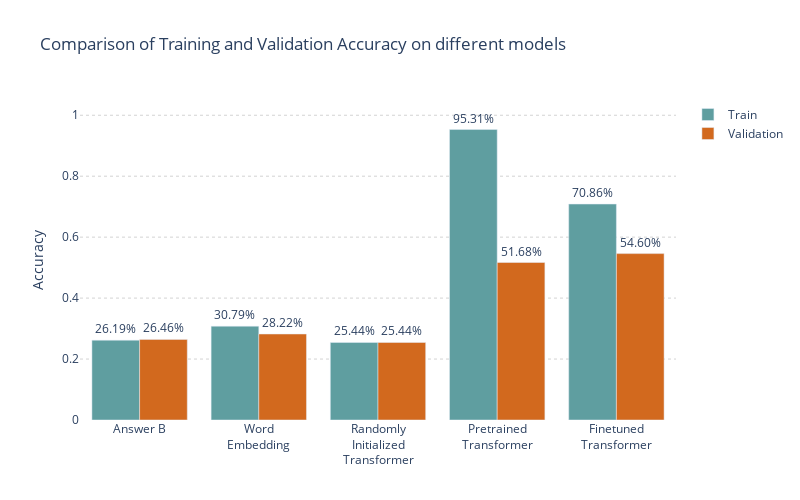

The notebook cell saved with this chart:
### Code cell
import plotly.graph_objects as go

training_scores = [accuracy_correct_train_b, 0.3079, 0.2544, 0.9531, 0.7086]


fig = go.Figure()

fig.update_layout(
    yaxis=dict(title='Accuracy', range=[0, 1.05], showgrid=False), 
    xaxis=dict(tickangle=0),  
    plot_bgcolor='white',
    title_text="Comparison of Training and Validation Accuracy on different models",
    autosize=False,
    width=800,  
    height=500  
)

for y in [i * 0.2 for i in range(6)]:  # Adjust the range as needed
    fig.add_shape(
        type="line",
        x0=0,
        y0=y,
        x1=1,
        y1=y,
        xref="paper",
        yref="y",
        line=dict(
            color="LightGrey",
            width=1,
            dash="dot",
        ),
        layer="below"
    )

fig.add_trace(go.Bar(name='Train', x=x_labels[:5], y=training_scores, marker_color='cadetblue'))
fig.add_trace(go.Bar(name='Validation', x=x_labels[:5], y=validation_scores, marker_color='chocolate'))

train_accuracy_percentages = [f'{acc*100:.2f}%' for acc in training_scores]
val_accuracy_percentages = [f'{acc*100:.2f}%' for acc in validation_scores]

fig.update_traces(text=train_accuracy_percentages, textposition='outside', selector=dict(name='Train'))
fig.update_traces(text=val_accuracy_percentages, textposition='outside', selector=dict(name='Validation'))

fig.show()

### Figure 1 — Plotly figure (JSON) as saved in the notebook; plotly's stock layout.template omitted (floating-point values rounded to 4 significant figures)
{"data": [{"marker": {"color": "cadetblue"}, "name": "Train", "text": ["26.19%", "30.79%", "25.44%", "95.31%", "70.86%"], "textposition": "outside", "type": "bar", "x": ["Answer B", "Word<br>Embedding", "Randomly<br>Initialized<br>Transformer", "Pretrained<br>Transformer", "Finetuned<br>Transformer"], "y": [0.2619, 0.3079, 0.2544, 0.9531, 0.7086]}, {"marker": {"color": "chocolate"}, "name": "Validation", "text": ["26.46%", "28.22%", "25.44%", "51.68%", "54.60%", "55.20%"], "textposition": "outside", "type": "bar", "x": ["Answer B", "Word<br>Embedding", "Randomly<br>Initialized<br>Transformer", "Pretrained<br>Transformer", "Finetuned<br>Transformer"], "y": [0.2646, 0.2822, 0.2544, 0.5168, 0.546, 0.552]}], "layout": {"autosize": false, "height": 500, "plot_bgcolor": "white", "shapes": [{"layer": "below", "line": {"color": "LightGrey", "dash": "dot", "width": 1}, "type": "line", "x0": 0, "x1": 1, "xref": "paper", "y0": 0, "y1": 0, "yref": "y"}, {"layer": "below", "line": {"color": "LightGrey", "dash": "dot", "width": 1}, "type": "line", "x0": 0, "x1": 1, "xref": "paper", "y0": 0.2, "y1": 0.2, "yref": "y"}, {"layer": "below", "line": {"color": "LightGrey", "dash": "dot", "width": 1}, "type": "line", "x0": 0, "x1": 1, "xref": "paper", "y0": 0.4, "y1": 0.4, "yref": "y"}, {"layer": "below", "line": {"color": "LightGrey", "dash": "dot", "width": 1}, "type": "line", "x0": 0, "x1": 1, "xref": "paper", "y0": 0.6, "y1": 0.6, "yref": "y"}, {"layer": "below", "line": {"color": "LightGrey", "dash": "dot", "width": 1}, "type": "line", "x0": 0, "x1": 1, "xref": "paper", "y0": 0.8, "y1": 0.8, "yref": "y"}, {"layer": "below", "line": {"color": "LightGrey", "dash": "dot", "width": 1}, "type": "line", "x0": 0, "x1": 1, "xref": "paper", "y0": 1, "y1": 1, "yref": "y"}], "title": {"text": "Comparison of Training and Validation Accuracy on different models"}, "width": 800, "xaxis": {"tickangle": 0}, "yaxis": {"range": [0, 1.05], "showgrid": false, "title": {"text": "Accuracy"}}}}
